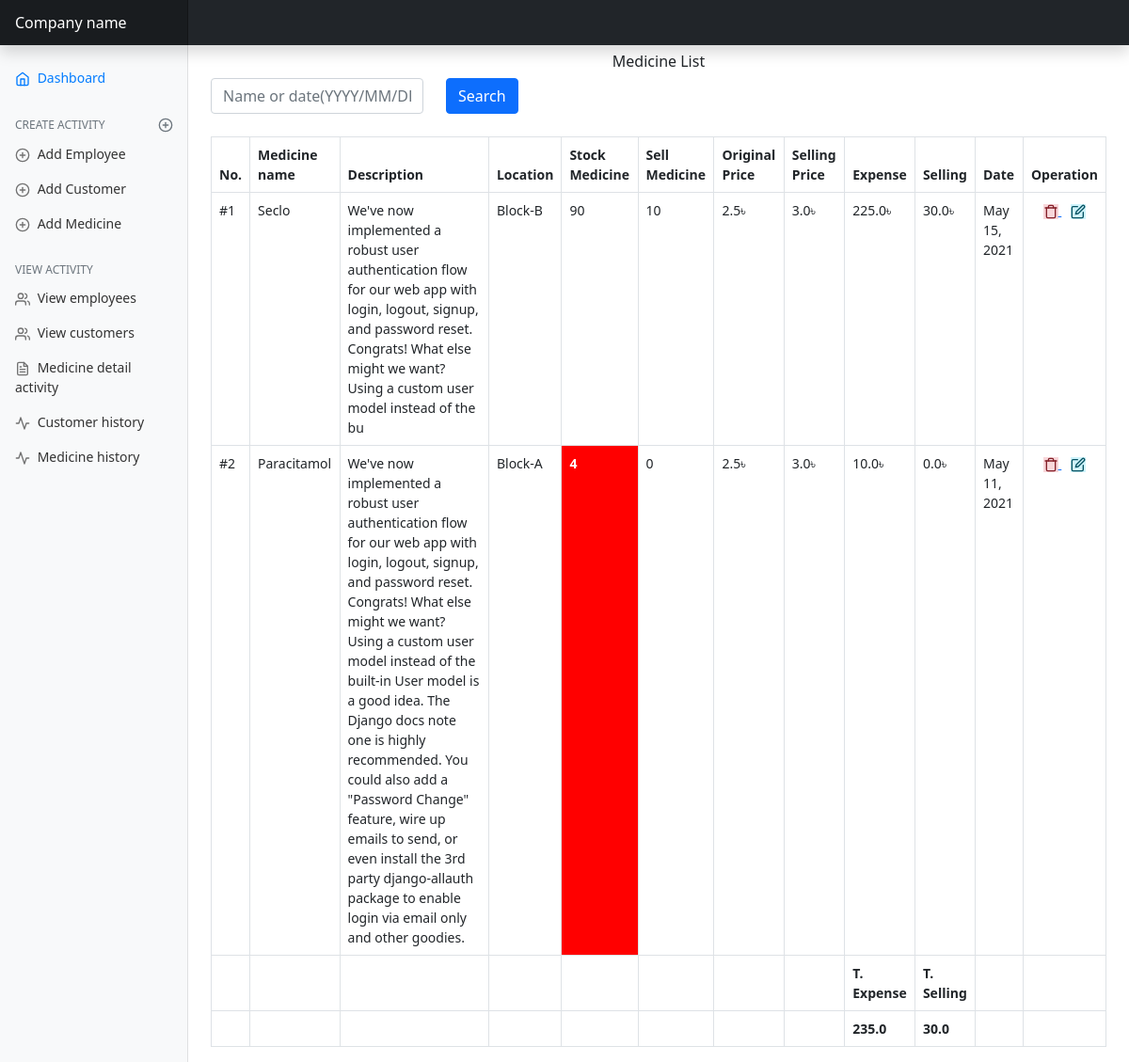
/medicine-list/, run on the app's committed database.
### mainApp/models.py (models this page shows, shortened)
class SalesManagement(models.Model):
    medicine_name = models.CharField(max_length=255, unique=True, null=True, blank=True)
    description = models.TextField(blank=True, null=True, default='')
    location = models.CharField(max_length=50, null=True, blank=True)
    number_of_medicine = models.IntegerField(default=0, null=True, blank=True)
    original_price = models.FloatField(blank=True, null=True)
    selling_price = models.FloatField(blank=True, null=True)
    sold_number_of_medicine = models.IntegerField(default=0, blank=True, null=True)
    sold_at_a_time = models.IntegerField(default=0, blank=True, null=True)
    created_at = models.DateField(auto_now_add=True)
    updated_at = models.DateField(auto_now=True)
    class Meta:
        ordering = ('-created_at',)
    def sold_medicine_value(self):
        return self.sold_number_of_medicine * self.selling_price
    def expense(self):
        return self.original_price * self.number_of_medicine

### mainApp/views.py (the view)
# urls.py: path('medicine-list/', views.SalesManagementList.as_view(), name='medicine-list'),
class SalesManagementList(View):
    def get(self, request):
        sales = SalesManagement.objects.all()
        search = request.GET.get('q')
        if search:
            sales = SalesManagement.objects.filter(
                Q(medicine_name__icontains=search) | Q(created_at__exact=search)
            ).distinct()
        total_selling = get_selling_sum(sales)
        total_expense = get_expense_sum(sales)
        page = request.GET.get('page', 1)
        paginator = Paginator(sales, per_page=5)
        try:
            all_sales = paginator.page(page)
        except PageNotAnInteger as e:
            all_sales = paginator.page(1)
        except EmptyPage:
            all_sales = Paginator.page(paginator.num_pages)
        print(">>>>>>>>>>>>>>>>>>", all_sales)
        return render(request, 'medicine/sales_list.html', {
            'medicines': all_sales,
            'total_selling': total_selling,
            'total_expense': total_expense,
        })

### mainApp/views.py (called while the page is built)
def get_selling_sum(sales):
    sum = 0
    for sale in sales:
        sum += sale.sold_medicine_value()
    return sum

def get_expense_sum(sales):
    sum = 0
    for sale in sales:
        sum += sale.expense()
    return sum

### mainApp/templates/medicine/sales_list.html (shortened to what this page needs)
{% extends 'base.html' %}
{% block content %}
    <h6 class="text-center mt-2">Medicine List</h6>
    <div class="col-lg-6 col-md-6 col-sm-12 text-center mb-4 align-items-center">
        <form class="row mb-4" method="GET">
            <div class="col-md-6">
                <input type="text" name="q" class="form-control" placeholder="Name or date(YYYY/MM/DD)"
                       aria-label="First name">
            </div>
            <div class="col-md-2">
                <input type="submit" class="btn btn-primary" VALUE="Search"/>
            </div>
        </form>
    </div>
    <table id="example" class="table table-bordered" style="width:100%">
        <thead>
        <tr>
            <th>No.</th>
            <th>Medicine name</th>
            <th>Description</th>
            <th>Location</th>
            <th>Stock Medicine</th>
            <th>Sell Medicine</th>
            <th>Original Price</th>
            <th>Selling Price</th>
            <th>Expense</th>
            <th>Selling</th>
            <th>Date</th>
            <th>Operation</th>
        </tr>
        </thead>
        <tbody id="tbody">
        {% for medicine in medicines %}
            <tr>
                <td>#{{ forloop.counter }}</td>
                <td>{{ medicine.medicine_name }}</td>
                <td>{{ medicine.description }}</td>
                <td>{{ medicine.location }}</td>
                {% if medicine.number_of_medicine < 20 %}
                    <td style="background-color: red;color: white;font-weight: 600">{{ medicine.number_of_medicine }}</td>
                {% else %}
                    <td>{{ medicine.number_of_medicine }}</td>
                {% endif %}
                <td>{{ medicine.sold_number_of_medicine }}</td>
                <td>{{ medicine.original_price }}৳</td>
                <td>{{ medicine.selling_price }}৳</td>
                <td>{{ medicine.expense }}&#2547;</td>
                <td>{{ medicine.sold_medicine_value }}৳</td>
                <td>{{ medicine.updated_at }}</td>
                <td style="text-align: center">
                    <a href="{% url 'delete-medicine' medicine.id %}">
                        <span class="alert-danger" data-feather="trash"></span>
                    </a>
                    <a style="margin-left: 10px" href="{% url 'update-medicine' medicine.id %}"
                    >
                            <span id="modal-form" class="alert-info"
                                  data-feather="edit"></span>
                    </a>
                </td>
            </tr>
        {% endfor %}
        </tbody>
        <tfoot>
        <tr>
            <th></th>
            <th></th>
            <th></th>
            <th></th>
            <th></th>
            <th></th>
            <th></th>
            <th></th>
            <th>T. Expense</th>
            <th>T. Selling</th>
            <th></th>
            <th></th>
        </tr>
        <tr>
            <th></th>
            <th></th>
            <th></th>
            <th></th>
            <th></th>
            <th></th>
            <th></th>
            <th></th>
            <th>{{ total_expense }}</th>
            <th>{{ total_selling }}</th>
            <th></th>
            <th></th>
        </tr>
        </tfoot>
    </table>
{% endblock content %}

### mainApp/static/dashboard/dashboard.css (style rules this page uses)
body { font-size: .875rem; }
.feather { width: 16px; height: 16px; vertical-align: text-bottom; }

### data on the page
SalesManagement: medicine_name "Seclo", description "We've now implemented a robust user authentication flow for our web app with login, logout, signup, and password reset. Congrats! What else might we want? Using a custom user model instead of the bu", location "Block-B", number_of_medicine "90", sold_number_of_medicine "10", original_price "2.5", selling_price "3.0", expense "225.0", sold_medicine_value "30.0", updated_at "May 15, 2021"
SalesManagement: medicine_name "Paracitamol", description "We've now implemented a robust user authentication flow for our web app with login, logout, signup, and password reset. Congrats! What else might we want? Using a custom user model instead of the built-in User model is a good idea. The Django docs note one is highly recommended. You could also add a \"Password Change\" feature, wire up emails to send, or even install the 3rd party django-allauth package to enable login via email only and other goodies.", location "Block-A", number_of_medicine "4", sold_number_of_medicine "0", original_price "2.5", selling_price "3.0", expense "10.0", sold_medicine_value "0.0", updated_at "May 11, 2021"

### other printed values
{{ total_expense }} "235.0"
{{ total_selling }} "30.0"
